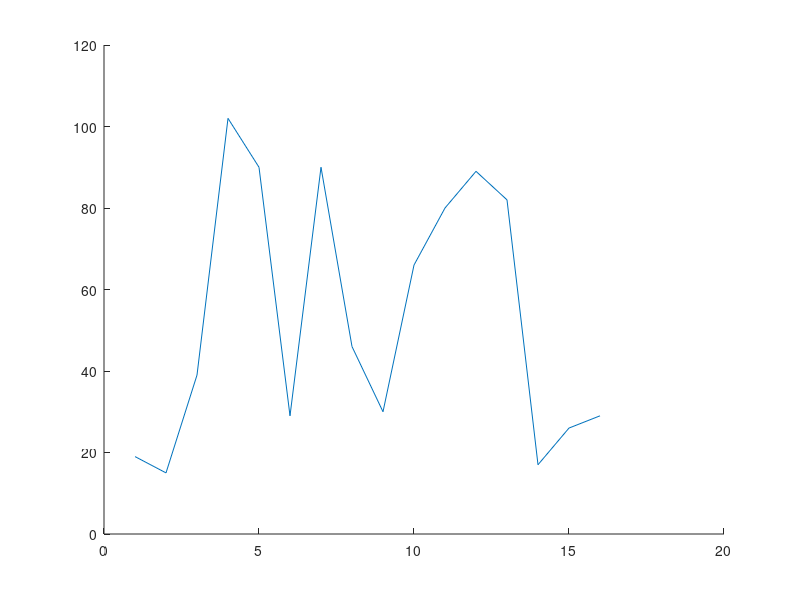

MATLAB code for this plot: (Note: this script raises an error after producing the figure.)
pronostico_1 = [ 19 15 39 102 90 29 90 46 30 66 80 89 82 17 26 29];

figure(1);
hold on;
plot(pronostico_1)
cc=hsv(12);
for i=3:2:9
    plot(promediosMoviles(pronostico_1,i),'color',cc(i,:));
end

figure(2);
hold on;
plot(pronostico_1)
cc=hsv(12);
for i=1:2:9
    plot(suavizacionExponencialSimple(pronostico_1,i/10),'color',cc(i,:));
end



